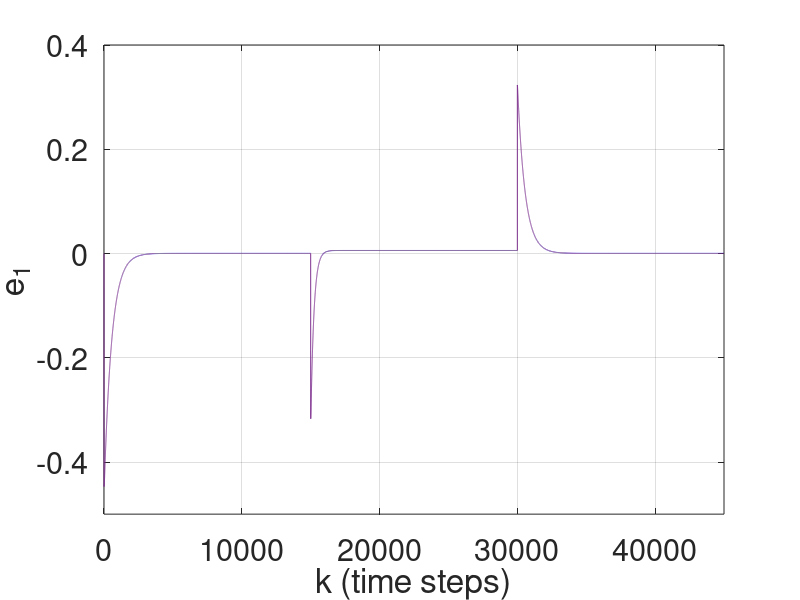
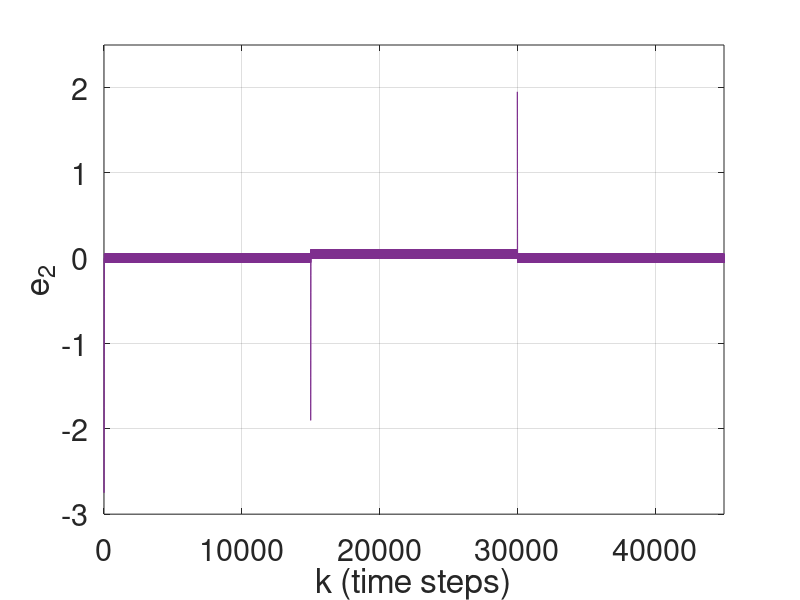

MATLAB code to generate these figures, in order: (Note: this script raises an error after producing the figures.)
x(1)=0.;
t(1)=0;
y(1)=0.;
n=45000;
tmax=45;
dt=tmax/n;
Q=10;
R=0.01;
m(1)=1;
alpha=1;
betta=100;
lambda=0.3;
gamma=20;
B=1;
Da=0.072;
r1(1)=0.;
r2(1)=0.;
e1(1)=x(1)-r1(1);
e2(1)=y(1)-r2(1);
u(1)=0;

for i=1:n-1,   

m(i+1)=m(i)+1;
    
g1(i)=0;
g2(i)=lambda;

f1(i)=x(i)+dt*(-alpha*x(i)+Da*(1-x(i))*exp(y(i)/(1+y(i)/gamma)));    
f2(i)=y(i)+dt*(-alpha*y(i)+B*Da*(1-x(i))*exp(y(i)/(1+y(i)/gamma)));

t(i+1)=t(i)+dt;

   if 0<=t(i+1) & t(i+1)<=15
    r1(i+1)=0.4472;
    elseif 15<t(i+1) & t(i+1)<30
    r1(i+1)=0.7646;
    elseif 30<=t(i+1) & t(i+1)<tmax 
    r1(i+1)=0.4472;
    end

   if 0<=t(i+1) & t(i+1)<=15
    r2(i+1)=2.752;
    elseif 15<t(i+1) & t(i+1)<30
    r2(i+1)=4.7052;
    elseif 30<=t(i+1) & t(i+1)<tmax 
    r2(i+1)=2.752;
   end
    
if (y(i)-r2(i))>0 
S(i)=1;
elseif (y(i)-r2(i))<0
S(i)=-1;
else 
S(i)=0;  
end 

u(i)=-1/g2(i)*(-betta*S(i)+r2(i+1)-r2(i)-f2(i));
   
x(i+1)=f1(i);    
y(i+1)=y(i)+dt*(-betta*S(i)+r2(i+1)-r2(i)); 

e1(i+1)=x(i+1)-r1(i+1);
e2(i+1)=y(i+1)-r2(i+1);
  
end

if (y(n)-r2(n))>0 
S(n)=1;
elseif (y(n)-r2(n))<0
S(n)=-1;
else 
S(n)=0;  
end 

for j=1:n-1,      
    tt(j)=t(j);    
end

figure(1)
plot(1:n,e1,'-','Color',[0.494,0.184,0.556])
ylabel('e_1')
xlabel('k (time steps)')
axis([0 n -0.5 0.4])
grid
set(gca,'FontSize',22)

figure(2)
plot(1:n,e2,'-','Color',[0.494,0.184,0.556])
ylabel('e_2')
xlabel('k (time steps)')
axis([0 n -3 2.5])
grid
set(gca,'FontSize',22)

exportgraphics(figure(1), '/Users/Apple/work/tracking-control-network/research-vault/Research Journal/Paper/figures/images/matlab_fig2c_e1.png', 'Resolution', 300);
exportgraphics(figure(2), '/Users/Apple/work/tracking-control-network/research-vault/Research Journal/Paper/figures/images/matlab_fig2c_e2.png', 'Resolution', 300);
writematrix([t', e1', e2'], 'cstr_tracking_error_reference.csv');
clear all;
